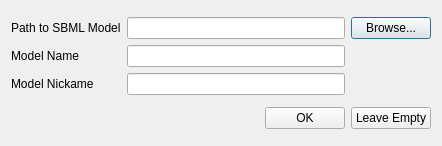
<?xml version="1.0" encoding="UTF-8"?>
<ui version="4.0">
 <class>SBMLLoadDlg</class>
 <widget class="QDialog" name="SBMLLoadDlg">
  <property name="geometry">
   <rect>
    <x>0</x>
    <y>0</y>
    <width>442</width>
    <height>146</height>
   </rect>
  </property>
  <property name="windowTitle">
   <string>Configure SBML file data</string>
  </property>
  <layout class="QVBoxLayout" name="verticalLayout">
   <item>
    <layout class="QGridLayout" name="gridLayout">
     <item row="0" column="0">
      <widget class="QLabel" name="label_3">
       <property name="text">
        <string>Path to SBML Model</string>
       </property>
      </widget>
     </item>
     <item row="0" column="1">
      <widget class="QLineEdit" name="fileNameLE"/>
     </item>
     <item row="0" column="2">
      <widget class="QPushButton" name="browsePB">
       <property name="text">
        <string>Browse...</string>
       </property>
      </widget>
     </item>
     <item row="1" column="0">
      <widget class="QLabel" name="label">
       <property name="text">
        <string>Model Name</string>
       </property>
      </widget>
     </item>
     <item row="1" column="1">
      <widget class="QLineEdit" name="modelNameLE"/>
     </item>
     <item row="2" column="0">
      <widget class="QLabel" name="label_2">
       <property name="text">
        <string>Model Nickame</string>
       </property>
      </widget>
     </item>
     <item row="2" column="1">
      <widget class="QLineEdit" name="modelNicknameLE">
       <property name="toolTip">
        <string>&lt;!DOCTYPE HTML PUBLIC &quot;-//W3C//DTD HTML 4.0//EN&quot; &quot;http://www.w3.org/TR/REC-html40/strict.dtd&quot;&gt;
&lt;html&gt;&lt;head&gt;&lt;meta name=&quot;qrichtext&quot; content=&quot;1&quot; /&gt;&lt;style type=&quot;text/css&quot;&gt;
p, li { white-space: pre-wrap; }
&lt;/style&gt;&lt;/head&gt;&lt;body style=&quot; font-family:'MS Shell Dlg 2'; font-size:8.25pt; font-weight:400; font-style:normal;&quot;&gt;
&lt;p style=&quot; margin-top:0px; margin-bottom:0px; margin-left:0px; margin-right:0px; -qt-block-indent:0; text-indent:0px;&quot;&gt;This is usually abreviated version of Model Name but can be the same as Model Name. E.g. &lt;span style=&quot; font-weight:600;&quot;&gt;DeltaNotch&lt;/span&gt; model can be abreviated &lt;span style=&quot; font-weight:600;&quot;&gt;DN&lt;/span&gt;&lt;/p&gt;&lt;/body&gt;&lt;/html&gt;</string>
       </property>
      </widget>
     </item>
    </layout>
   </item>
   <item>
    <layout class="QHBoxLayout" name="horizontalLayout">
     <item>
      <spacer name="horizontalSpacer_3">
       <property name="orientation">
        <enum>Qt::Horizontal</enum>
       </property>
       <property name="sizeHint" stdset="0">
        <size>
         <width>40</width>
         <height>20</height>
        </size>
       </property>
      </spacer>
     </item>
     <item>
      <widget class="QPushButton" name="okPB">
       <property name="text">
        <string>OK</string>
       </property>
      </widget>
     </item>
     <item>
      <widget class="QPushButton" name="leaveEmptyPB">
       <property name="text">
        <string>Leave Empty</string>
       </property>
      </widget>
     </item>
    </layout>
   </item>
  </layout>
 </widget>
 <resources/>
 <connections>
  <connection>
   <sender>okPB</sender>
   <signal>clicked()</signal>
   <receiver>SBMLLoadDlg</receiver>
   <slot>accept()</slot>
   <hints>
    <hint type="sourcelabel">
     <x>260</x>
     <y>118</y>
    </hint>
    <hint type="destinationlabel">
     <x>169</x>
     <y>111</y>
    </hint>
   </hints>
  </connection>
  <connection>
   <sender>leaveEmptyPB</sender>
   <signal>clicked()</signal>
   <receiver>SBMLLoadDlg</receiver>
   <slot>reject()</slot>
   <hints>
    <hint type="sourcelabel">
     <x>356</x>
     <y>115</y>
    </hint>
    <hint type="destinationlabel">
     <x>331</x>
     <y>131</y>
    </hint>
   </hints>
  </connection>
 </connections>
</ui>
